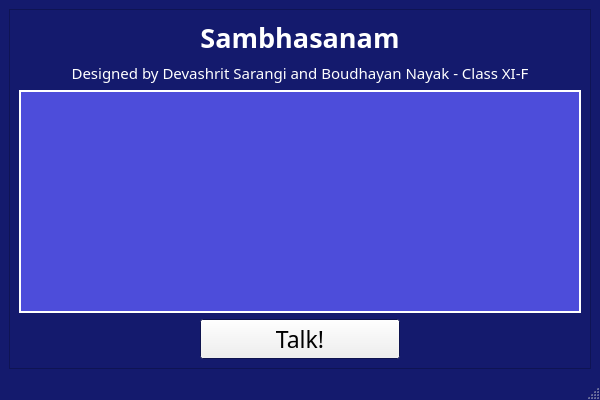
<?xml version="1.0" encoding="UTF-8"?>
<ui version="4.0">
 <class>MainWindow</class>
 <widget class="QMainWindow" name="MainWindow">
  <property name="geometry">
   <rect>
    <x>0</x>
    <y>0</y>
    <width>600</width>
    <height>400</height>
   </rect>
  </property>
  <property name="minimumSize">
   <size>
    <width>600</width>
    <height>400</height>
   </size>
  </property>
  <property name="palette">
   <palette>
    <active>
     <colorrole role="WindowText">
      <brush brushstyle="SolidPattern">
       <color alpha="255">
        <red>255</red>
        <green>255</green>
        <blue>255</blue>
       </color>
      </brush>
     </colorrole>
     <colorrole role="Text">
      <brush brushstyle="SolidPattern">
       <color alpha="255">
        <red>255</red>
        <green>255</green>
        <blue>255</blue>
       </color>
      </brush>
     </colorrole>
     <colorrole role="ButtonText">
      <brush brushstyle="SolidPattern">
       <color alpha="255">
        <red>255</red>
        <green>255</green>
        <blue>255</blue>
       </color>
      </brush>
     </colorrole>
     <colorrole role="Base">
      <brush brushstyle="SolidPattern">
       <color alpha="255">
        <red>77</red>
        <green>77</green>
        <blue>218</blue>
       </color>
      </brush>
     </colorrole>
     <colorrole role="Window">
      <brush brushstyle="SolidPattern">
       <color alpha="255">
        <red>20</red>
        <green>26</green>
        <blue>109</blue>
       </color>
      </brush>
     </colorrole>
     <colorrole role="ToolTipText">
      <brush brushstyle="SolidPattern">
       <color alpha="255">
        <red>255</red>
        <green>255</green>
        <blue>255</blue>
       </color>
      </brush>
     </colorrole>
     <colorrole role="PlaceholderText">
      <brush brushstyle="SolidPattern">
       <color alpha="128">
        <red>255</red>
        <green>255</green>
        <blue>255</blue>
       </color>
      </brush>
     </colorrole>
    </active>
    <inactive>
     <colorrole role="WindowText">
      <brush brushstyle="SolidPattern">
       <color alpha="255">
        <red>255</red>
        <green>255</green>
        <blue>255</blue>
       </color>
      </brush>
     </colorrole>
     <colorrole role="Text">
      <brush brushstyle="SolidPattern">
       <color alpha="255">
        <red>255</red>
        <green>255</green>
        <blue>255</blue>
       </color>
      </brush>
     </colorrole>
     <colorrole role="ButtonText">
      <brush brushstyle="SolidPattern">
       <color alpha="255">
        <red>255</red>
        <green>255</green>
        <blue>255</blue>
       </color>
      </brush>
     </colorrole>
     <colorrole role="Base">
      <brush brushstyle="SolidPattern">
       <color alpha="255">
        <red>77</red>
        <green>77</green>
        <blue>218</blue>
       </color>
      </brush>
     </colorrole>
     <colorrole role="Window">
      <brush brushstyle="SolidPattern">
       <color alpha="255">
        <red>20</red>
        <green>26</green>
        <blue>109</blue>
       </color>
      </brush>
     </colorrole>
     <colorrole role="ToolTipText">
      <brush brushstyle="SolidPattern">
       <color alpha="255">
        <red>255</red>
        <green>255</green>
        <blue>255</blue>
       </color>
      </brush>
     </colorrole>
     <colorrole role="PlaceholderText">
      <brush brushstyle="SolidPattern">
       <color alpha="128">
        <red>255</red>
        <green>255</green>
        <blue>255</blue>
       </color>
      </brush>
     </colorrole>
    </inactive>
    <disabled>
     <colorrole role="Base">
      <brush brushstyle="SolidPattern">
       <color alpha="255">
        <red>20</red>
        <green>26</green>
        <blue>109</blue>
       </color>
      </brush>
     </colorrole>
     <colorrole role="Window">
      <brush brushstyle="SolidPattern">
       <color alpha="255">
        <red>20</red>
        <green>26</green>
        <blue>109</blue>
       </color>
      </brush>
     </colorrole>
     <colorrole role="ToolTipText">
      <brush brushstyle="SolidPattern">
       <color alpha="255">
        <red>255</red>
        <green>255</green>
        <blue>255</blue>
       </color>
      </brush>
     </colorrole>
     <colorrole role="PlaceholderText">
      <brush brushstyle="SolidPattern">
       <color alpha="128">
        <red>255</red>
        <green>255</green>
        <blue>255</blue>
       </color>
      </brush>
     </colorrole>
    </disabled>
   </palette>
  </property>
  <property name="focusPolicy">
   <enum>Qt::NoFocus</enum>
  </property>
  <property name="windowTitle">
   <string>Sambhasanam</string>
  </property>
  <property name="autoFillBackground">
   <bool>false</bool>
  </property>
  <widget class="QWidget" name="centralwidget">
   <layout class="QVBoxLayout" name="verticalLayout">
    <item>
     <widget class="QFrame" name="frame">
      <property name="font">
       <font>
        <stylestrategy>PreferAntialias</stylestrategy>
        <hintingpreference>PreferFullHinting</hintingpreference>
       </font>
      </property>
      <property name="frameShape">
       <enum>QFrame::StyledPanel</enum>
      </property>
      <property name="frameShadow">
       <enum>QFrame::Raised</enum>
      </property>
      <layout class="QGridLayout" name="gridLayout">
       <item row="0" column="0">
        <widget class="QLabel" name="mainLabel">
         <property name="minimumSize">
          <size>
           <width>201</width>
           <height>31</height>
          </size>
         </property>
         <property name="font">
          <font>
           <family>Montserrat</family>
           <pointsize>20</pointsize>
           <bold>true</bold>
           <strikeout>false</strikeout>
           <stylestrategy>PreferAntialias</stylestrategy>
           <kerning>false</kerning>
           <hintingpreference>PreferDefaultHinting</hintingpreference>
          </font>
         </property>
         <property name="text">
          <string>Sambhasanam</string>
         </property>
         <property name="alignment">
          <set>Qt::AlignCenter</set>
         </property>
        </widget>
       </item>
       <item row="1" column="0">
        <widget class="QLabel" name="label">
         <property name="font">
          <font>
           <family>Bahnschrift</family>
           <pointsize>11</pointsize>
           <italic>false</italic>
           <bold>false</bold>
           <stylestrategy>PreferDefault</stylestrategy>
           <kerning>true</kerning>
           <hintingpreference>PreferDefaultHinting</hintingpreference>
          </font>
         </property>
         <property name="text">
          <string>Designed by Devashrit Sarangi and Boudhayan Nayak - Class XI-F</string>
         </property>
         <property name="textFormat">
          <enum>Qt::AutoText</enum>
         </property>
         <property name="alignment">
          <set>Qt::AlignCenter</set>
         </property>
        </widget>
       </item>
       <item row="3" column="0" alignment="Qt::AlignHCenter">
        <widget class="QPushButton" name="speakBtn">
         <property name="minimumSize">
          <size>
           <width>200</width>
           <height>40</height>
          </size>
         </property>
         <property name="maximumSize">
          <size>
           <width>200</width>
           <height>100</height>
          </size>
         </property>
         <property name="palette">
          <palette>
           <active>
            <colorrole role="ButtonText">
             <brush brushstyle="SolidPattern">
              <color alpha="255">
               <red>0</red>
               <green>0</green>
               <blue>0</blue>
              </color>
             </brush>
            </colorrole>
           </active>
           <inactive>
            <colorrole role="ButtonText">
             <brush brushstyle="SolidPattern">
              <color alpha="255">
               <red>0</red>
               <green>0</green>
               <blue>0</blue>
              </color>
             </brush>
            </colorrole>
           </inactive>
           <disabled/>
          </palette>
         </property>
         <property name="font">
          <font>
           <family>Bahnschrift</family>
           <pointsize>17</pointsize>
           <stylestrategy>PreferAntialias</stylestrategy>
           <hintingpreference>PreferFullHinting</hintingpreference>
          </font>
         </property>
         <property name="text">
          <string>Talk!</string>
         </property>
        </widget>
       </item>
       <item row="2" column="0">
        <widget class="QTextEdit" name="chatWindow">
         <property name="enabled">
          <bool>true</bool>
         </property>
         <property name="font">
          <font>
           <family>Montserrat</family>
           <pointsize>15</pointsize>
           <bold>false</bold>
           <stylestrategy>PreferAntialias</stylestrategy>
           <kerning>false</kerning>
           <hintingpreference>PreferFullHinting</hintingpreference>
          </font>
         </property>
         <property name="frameShape">
          <enum>QFrame::WinPanel</enum>
         </property>
         <property name="frameShadow">
          <enum>QFrame::Plain</enum>
         </property>
         <property name="lineWidth">
          <number>1</number>
         </property>
         <property name="documentTitle">
          <string/>
         </property>
         <property name="undoRedoEnabled">
          <bool>false</bool>
         </property>
         <property name="readOnly">
          <bool>true</bool>
         </property>
        </widget>
       </item>
      </layout>
     </widget>
    </item>
   </layout>
  </widget>
  <widget class="QStatusBar" name="statusbar"/>
 </widget>
 <resources/>
 <connections/>
</ui>
